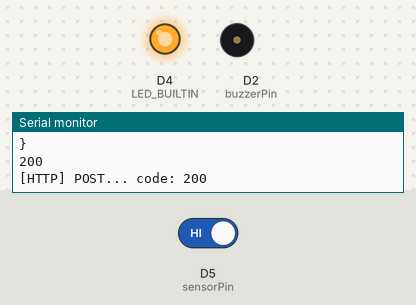
This sketch was run on a simulated ESP8266 (Wemos D1 mini). Shown: output pins drawn as LEDs (lit = HIGH, except the on-board LED, lit = LOW), buzzer (waves = sounding), the last lines printed to the serial monitor. Inputs (shaded band) come from the test bench; at power-on: D5 (sensorPin) HIGH. WiFi joins after 1.5 s; servers stay silent unless stated; uploads are accepted with an empty reply.

Above: at 2.7 s.
2.8 s: D5 (sensorPin) driven LOW
At 6.4 s:
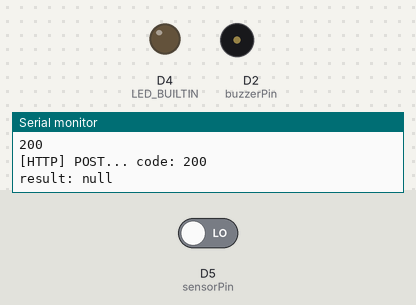
7.4 s: D5 (sensorPin) driven HIGH
At 8.9 s:
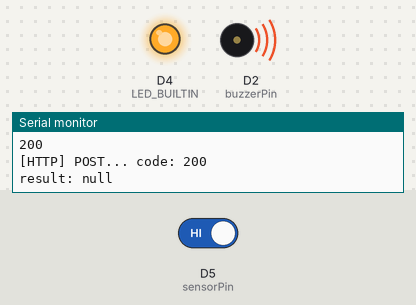
Timing chart, 0 to 20.8 s (numbered marks = the images above; inputs shaded):
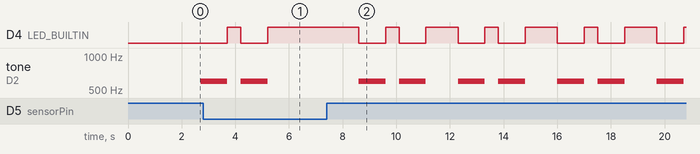

Measured:
- after the input at 2.8 s, D4 (LED_BUILTIN): goes on until 5.2 s, then stays HIGH; tone on D2 (buzzerPin): goes on until 5.2 s, then stays silent
- after the input at 7.4 s, D4 (LED_BUILTIN): HIGH → LOW after 1.2 s, then repeats every 3.7 s: HIGH 0.50 s, LOW 1.0 s, HIGH 1.2 s, LOW 1.0 s; tone on D2 (buzzerPin): silent → 600 Hz after 1.2 s, then repeats every 3.7 s: silent 0.50 s, 600 Hz 1.0 s, silent 1.2 s, 600 Hz 1.0 s

The sketch:

mainArduino.ino
```cpp
#include <Arduino.h>
#include <ESP8266HTTPClient.h>
#include "ArduinoJson.h"
#include <ESP8266WiFi.h>

#ifndef STASSID
#define SSID "mohsen_tech"
#define STAPSK "1223334444"
#endif

const char *ssid = SSID;
const char *psk = STAPSK;
int val;

#define sensorPin D5
#define buzzerPin D2

WiFiClient client;
HTTPClient http;
String host = "http://178.63.245.230:8090/status";

bool postToServer()
{
  bool has_auth = false;
  DynamicJsonDocument doc(200);
  doc["status"] = true;
  doc["chipID"] = ESP.getChipId();
  String json;
  serializeJsonPretty(doc, json);
  Serial.println(json); //
  if (http.begin(client, host))
  {
    http.addHeader("Content-Type", "application/json"); //
    int httpCode = http.POST(json);
    Serial.println(httpCode); //
    if (httpCode > 0)
    {
      Serial.printf("[HTTP] POST... code: %d\n", httpCode);
      if (httpCode == HTTP_CODE_OK || httpCode == HTTP_CODE_MOVED_PERMANENTLY)
      {
        has_auth = true;
        DynamicJsonDocument payload(800);
        deserializeJson(payload, http.getStream());
        String res = payload.as<String>();
        Serial.print("result: ");
        Serial.println(res);
      }
    }
    else
      Serial.printf("[HTTP] POST... failed, error: %s\n", http.errorToString(httpCode).c_str());
    http.end();
  }
  else
    Serial.printf("[HTTP] Unable to connect\n");
  return has_auth;
}
// void ICACHE_RAM_ATTR interruptService()
// {
//   while (postToServer())
//   {
//   }
// }
void setup()
{
  pinMode(sensorPin, INPUT_PULLUP);
  pinMode(LED_BUILTIN, OUTPUT);

  Serial.begin(9600);
  Serial.println();
  Serial.print("Connecting to: ");
  Serial.println(ssid);

  WiFi.begin(ssid, psk);
  while (WiFi.status() != WL_CONNECTED)
  {
    delay(500);
    Serial.print(".");
  }
  Serial.println();
  //TODO change the interruot to waking the wemos up
  //bring the wemos out from deep sleep
  //attachInterrupt(digitalPinToInterrupt(sensorPin), interruptService, CHANGE);
}
void loop()
{
  val = digitalRead(sensorPin);
  if (val == HIGH)
  {
    postToServer();
    tone(buzzerPin, 600);
    digitalWrite(LED_BUILTIN, LOW);
    delay(1000);
    noTone(buzzerPin);
    digitalWrite(LED_BUILTIN, HIGH);
    delay(500);
    tone(buzzerPin, 600);
    digitalWrite(LED_BUILTIN, LOW);
    delay(1000);
    noTone(buzzerPin);
    digitalWrite(LED_BUILTIN, HIGH);
  }
}
```
